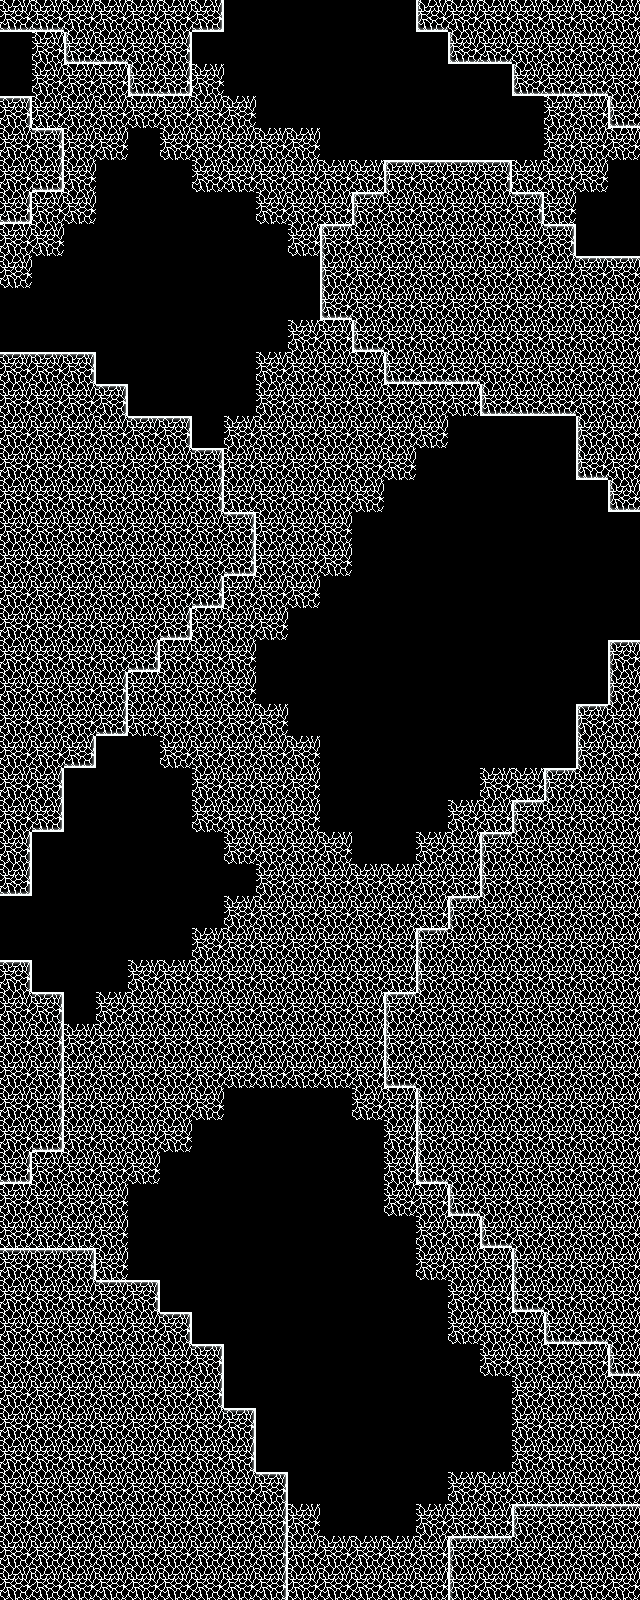

A 2D game scene composited from a Tiled map and its tileset images. What follows is a short description and the map's XML, with every tile layer's data as written:
An orthogonal 20x50 tile map with 32x32 px tiles, 2 tile layers (tilesbg, tilesfg) and 6 objects.

<map version="1.10" tiledversion="1.11.0" orientation="orthogonal" renderorder="right-down" width="20" height="50" tilewidth="32" tileheight="32" infinite="0" nextlayerid="4" nextobjectid="8">
 <editorsettings>
  <export target="../../../assets/data/levels/level0_2.lua" format="lua" />
 </editorsettings>
 <properties>
  <property name="difficulty" type="int" value="3" />
  <property name="left_exit" value="none" />
  <property name="next_phase" value="0_3" />
  <property name="right_exit" value="none" />
 </properties>
 <tileset firstgid="1" source="../tsx/cave_tileset.tsx" />
 <layer id="2" name="tilesbg" width="20" height="50">
  <properties>
   <property name="color" type="float" value="0.4" />
  </properties>
  <data encoding="csv">
0,0,0,0,0,0,0,0,0,0,0,0,0,0,0,0,0,0,0,0,
0,5,0,0,0,0,0,0,0,0,0,0,0,0,0,0,0,0,0,0,
0,5,5,5,0,5,5,0,0,0,0,0,0,0,0,0,0,0,0,0,
0,5,5,5,5,5,5,5,0,0,0,0,0,0,0,0,0,5,5,0,
0,0,5,5,0,5,5,5,5,5,0,0,0,0,0,0,0,5,5,5,
0,0,5,0,0,0,5,5,5,5,5,5,0,0,0,0,5,5,5,0,
0,5,5,0,0,0,0,0,5,5,5,5,0,0,0,0,0,5,0,0,
5,5,0,0,0,0,0,0,0,5,0,0,0,0,0,0,0,0,0,0,
5,0,0,0,0,0,0,0,0,0,0,0,0,0,0,0,0,0,0,0,
0,0,0,0,0,0,0,0,0,0,0,0,0,0,0,0,0,0,0,0,
0,0,0,0,0,0,0,0,0,5,5,0,0,0,0,0,0,0,0,0,
0,0,0,0,0,0,0,0,5,5,5,5,5,0,0,0,0,0,0,0,
0,0,0,0,0,0,0,0,5,5,5,5,5,5,5,0,0,0,0,0,
0,0,0,0,0,0,0,5,5,5,5,5,5,5,0,0,0,0,0,0,
0,0,0,0,0,0,0,5,5,5,5,5,5,0,0,0,0,0,0,0,
0,0,0,0,0,0,0,5,5,5,5,5,0,0,0,0,0,0,0,0,
0,0,0,0,0,0,0,0,5,5,5,0,0,0,0,0,0,0,0,0,
0,0,0,0,0,0,0,0,5,5,5,0,0,0,0,0,0,0,0,0,
0,0,0,0,0,0,0,5,5,5,0,0,0,0,0,0,0,0,0,0,
0,0,0,0,0,5,5,5,5,0,0,0,0,0,0,0,0,0,0,0,
0,0,0,0,5,5,5,5,0,0,0,0,0,0,0,0,0,0,0,0,
0,0,0,0,5,5,5,5,0,0,0,0,0,0,0,0,0,0,0,0,
0,0,0,0,5,5,5,5,5,0,0,0,0,0,0,0,0,0,0,0,
0,0,0,0,0,5,5,5,5,5,0,0,0,0,0,0,0,0,0,0,
0,0,0,0,0,0,5,5,5,5,0,0,0,0,0,5,5,0,0,0,
0,0,0,0,0,0,5,5,5,5,0,0,0,0,5,5,5,0,0,0,
0,0,0,0,0,0,0,5,5,5,5,0,0,5,5,0,0,0,0,0,
0,0,0,0,0,0,0,0,5,5,5,5,5,5,5,0,0,0,0,0,
0,0,0,0,0,0,0,5,5,5,5,5,5,5,5,0,0,0,0,0,
0,0,0,0,0,0,5,5,5,5,5,5,5,5,0,0,0,0,0,0,
0,0,0,0,5,5,5,5,5,5,5,5,5,0,0,0,0,0,0,0,
0,0,0,5,5,5,5,5,5,5,5,5,0,0,0,0,0,0,0,0,
0,0,5,5,5,5,5,5,5,5,5,5,0,0,0,0,0,0,0,0,
0,5,5,5,5,5,5,5,5,5,5,5,0,0,0,0,0,0,0,0,
5,5,5,5,5,5,5,0,0,0,0,5,5,0,0,0,0,0,0,0,
5,0,5,5,5,5,0,0,0,0,0,0,5,0,0,0,0,0,0,0,
5,5,5,5,5,0,0,0,0,0,0,0,5,0,0,0,0,0,0,0,
5,5,5,5,0,0,0,0,0,0,0,0,5,5,0,0,0,0,0,0,
5,5,5,5,0,0,0,0,0,0,0,0,0,5,5,0,0,0,0,0,
0,0,0,5,0,0,0,0,0,0,0,0,0,5,5,5,0,0,0,0,
0,0,0,0,0,0,0,0,0,0,0,0,0,0,5,5,0,0,0,0,
0,0,0,0,0,0,0,0,0,0,0,0,0,0,5,5,5,0,0,0,
0,0,0,0,0,0,0,0,0,0,0,0,0,0,0,5,5,5,5,5,
0,0,0,0,0,0,0,0,0,0,0,0,0,0,0,0,5,5,5,5,
0,0,0,0,0,0,0,0,0,0,0,0,0,0,0,0,5,5,5,5,
0,0,0,0,0,0,0,0,0,0,0,0,0,0,0,0,5,5,5,5,
0,0,0,0,0,0,0,0,0,0,0,0,0,0,5,5,5,5,5,5,
0,0,0,0,0,0,0,0,0,5,0,0,0,5,5,5,0,0,0,0,
0,0,0,0,0,0,0,0,0,5,5,5,5,5,5,0,0,0,0,0,
0,0,0,0,0,0,0,0,5,5,5,5,5,5,0,0,0,0,0,0
</data>
 </layer>
 <layer id="1" name="tilesfg" width="20" height="50">
  <data encoding="csv">
8,8,5,5,5,5,9,0,0,0,0,0,0,7,5,5,5,5,5,5,
0,0,7,8,5,6,0,0,0,0,0,0,0,0,7,8,5,5,5,5,
0,0,0,0,7,9,0,0,0,0,0,0,0,0,0,0,7,8,8,5,
3,0,0,0,0,0,0,0,0,0,0,0,0,0,0,0,0,0,0,7,
5,3,0,0,0,0,0,0,0,0,0,0,0,0,0,0,0,0,0,0,
5,9,0,0,0,0,0,0,0,0,0,0,1,2,2,3,0,0,0,0,
9,0,0,0,0,0,0,0,0,0,0,1,5,5,5,5,3,0,0,0,
0,0,0,0,0,0,0,0,0,0,1,5,5,5,5,5,5,3,0,0,
0,0,0,0,0,0,0,0,0,0,4,5,5,5,5,5,5,5,2,2,
0,0,0,0,0,0,0,0,0,0,7,5,5,5,5,5,5,5,5,5,
0,0,0,0,0,0,0,0,0,0,0,7,5,5,5,5,5,5,5,5,
2,2,3,0,0,0,0,0,0,0,0,0,7,8,8,5,5,5,5,5,
5,5,5,3,0,0,0,0,0,0,0,0,0,0,0,7,8,8,5,5,
5,5,5,5,2,3,0,0,0,0,0,0,0,0,0,0,0,0,4,5,
5,5,5,5,5,5,3,0,0,0,0,0,0,0,0,0,0,0,7,5,
5,5,5,5,5,5,6,0,0,0,0,0,0,0,0,0,0,0,0,7,
5,5,5,5,5,5,5,3,0,0,0,0,0,0,0,0,0,0,0,0,
5,5,5,5,5,5,5,9,0,0,0,0,0,0,0,0,0,0,0,0,
5,5,5,5,5,5,9,0,0,0,0,0,0,0,0,0,0,0,0,0,
5,5,5,5,5,9,0,0,0,0,0,0,0,0,0,0,0,0,0,0,
5,5,5,5,9,0,0,0,0,0,0,0,0,0,0,0,0,0,0,1,
5,5,5,6,0,0,0,0,0,0,0,0,0,0,0,0,0,0,0,4,
5,5,5,9,0,0,0,0,0,0,0,0,0,0,0,0,0,0,1,5,
5,5,9,0,0,0,0,0,0,0,0,0,0,0,0,0,0,0,4,5,
5,6,0,0,0,0,0,0,0,0,0,0,0,0,0,0,0,1,5,5,
5,9,0,0,0,0,0,0,0,0,0,0,0,0,0,0,1,5,5,5,
6,0,0,0,0,0,0,0,0,0,0,0,0,0,0,1,5,5,5,5,
9,0,0,0,0,0,0,0,0,0,0,0,0,0,0,4,5,5,5,5,
0,0,0,0,0,0,0,0,0,0,0,0,0,0,1,5,5,5,5,5,
0,0,0,0,0,0,0,0,0,0,0,0,0,1,5,5,5,5,5,5,
3,0,0,0,0,0,0,0,0,0,0,0,0,4,5,5,5,5,5,5,
5,3,0,0,0,0,0,0,0,0,0,0,1,5,5,5,5,5,5,5,
5,6,0,0,0,0,0,0,0,0,0,0,4,5,5,5,5,5,5,5,
5,6,0,0,0,0,0,0,0,0,0,0,7,5,5,5,5,5,5,5,
5,6,0,0,0,0,0,0,0,0,0,0,0,4,5,5,5,5,5,5,
5,9,0,0,0,0,0,0,0,0,0,0,0,4,5,5,5,5,5,5,
9,0,0,0,0,0,0,0,0,0,0,0,0,7,5,5,5,5,5,5,
0,0,0,0,0,0,0,0,0,0,0,0,0,0,7,5,5,5,5,5,
0,0,0,0,0,0,0,0,0,0,0,0,0,0,0,7,5,5,5,5,
2,2,3,0,0,0,0,0,0,0,0,0,0,0,0,0,4,5,5,5,
5,5,5,2,3,0,0,0,0,0,0,0,0,0,0,0,7,5,5,5,
5,5,5,5,5,3,0,0,0,0,0,0,0,0,0,0,0,7,8,5,
5,5,5,5,5,5,3,0,0,0,0,0,0,0,0,0,0,0,0,7,
5,5,5,5,5,5,6,0,0,0,0,0,0,0,0,0,0,0,0,0,
5,5,5,5,5,5,5,3,0,0,0,0,0,0,0,0,0,0,0,0,
5,5,5,5,5,5,5,6,0,0,0,0,0,0,0,0,0,0,0,0,
5,5,5,5,5,5,5,5,3,0,0,0,0,0,0,0,0,0,0,0,
5,5,5,5,5,5,5,5,6,0,0,0,0,0,0,0,1,2,2,2,
5,5,5,5,5,5,5,5,6,0,0,0,0,0,1,2,5,5,5,5,
5,5,5,5,5,5,5,5,6,0,0,0,0,0,4,5,5,5,5,5
</data>
 </layer>
 <objectgroup id="3" name="objects">
  <object id="1" template="../templates/PlayerSpawn.tx" x="288" y="32" />
  <object id="2" template="../templates/geiser.tx" x="576" y="1408">
   <properties>
    <property name="direction" type="int" value="4" />
   </properties>
  </object>
  <object id="3" template="../templates/gamerfish.tx" x="128" y="832" />
  <object id="4" template="../templates/pufferfish.tx" x="416" y="544">
   <properties>
    <property name="range" type="int" value="100" />
   </properties>
  </object>
  <object id="5" template="../templates/gamerfish.tx" x="160" y="288" />
  <object id="6" template="../templates/pearl.tx" x="48.6667" y="901.333">
   <properties>
    <property name="points" type="int" value="10" />
   </properties>
  </object>
 </objectgroup>
</map>
